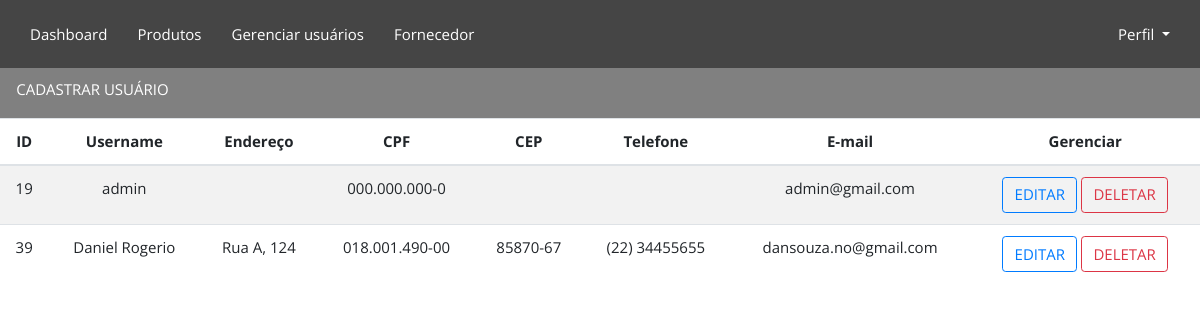
Screenshot of /funcionario/ with the database file from the repository.
### CRUDfuncionario/models.py (models this page shows, shortened)
class Funcionario(AbstractUser):
    idFuncionario = models.AutoField(primary_key=True)
    nivelDeAcesso = models.IntegerField(default=1)
    enderecoFuncionario = models.CharField(max_length=30)
    CPF = CPFField('CPF',default='000.000.000-0')
    CEP = models.CharField(max_length=8)
    telefone = models.CharField(max_length=20)
    funcao = models.CharField(max_length=30)
    username = models.CharField(max_length=30,default='default_username', unique=True,
                                validators=[valida_texto])
    password = models.CharField(max_length=100, default='default_password')
    email = models.EmailField(unique=True, default='daniel@gmail.com',
                              validators = [EmailValidator(message="Insira um endereco de email valído")])

### CRUDfuncionario/views.py (the view)
# urls.py: path('', Funcionarios),
def Funcionarios(request):
    funcionarios = Funcionario.objects.all()
    return render(request, "funcionarios.html", {"funcionarios": funcionarios})

### CRUDfuncionario/templates/funcionarios.html (shortened to what this page needs)
{% extends 'base.html' %}
{% load static %}
{% block content %}
<link rel="stylesheet" href="{% static 'css/crudfuncionario.css' %}">
<div class="retangulo">
    <ul>
        <li>
            <button type="button" class="btn btn-transparent" data-toggle="modal" data-target=".bd-cadastro-modal-lg">
                CADASTRAR USUÁRIO
            </button>
        </li>
    </ul>
</div>
<table class="table table-striped">
    <thead class="thead">
        <tr>
            <th scope="col">ID</th>
            <th scope="col">Username</th>
            <th scope="col">Endereço</th>
            <th scope="col">CPF</th>
            <th scope="col">CEP</th>
            <th scope="col">Telefone</th>
            <th scope="col">E-mail</th>
            <th scope="col">Gerenciar</th>
        </tr>
    </thead>
    <tbody>
        {% for funcionario in funcionarios %}
        <tr>
            <td>{{ funcionario.idFuncionario }}</td>
            <td>{{ funcionario.username }}</td>
            <td>{{ funcionario.enderecoFuncionario }}</td>
            <td>{{ funcionario.CPF }}</td>
            <td>{{ funcionario.CEP }}</td>
            <td>{{ funcionario.telefone }}</td>
            <td>{{ funcionario.email }}</td>
            <td>
                <a href="{% url 'editar_view' funcionario.idFuncionario %}" class="btn btn-outline-primary">EDITAR</a>
                <a href="{% url 'delete_view' funcionario.idFuncionario %}" class="btn btn-outline-danger">DELETAR</a>
            </td>
        </tr>
        {% endfor %}
    </tbody>
</table>
{% endblock %}

### dashboard/Static/css/base.css (style rules this page uses)
* { margin:auto; padding: 0; box-sizing: border-box; font-family: 'Open Sans', sans-serif; font-size: 15px ; }

### CRUDfuncionario/static/css/crudfuncionario.css (style rules this page uses)
* { margin:auto; padding: 0; box-sizing: border-box; font-family: 'Open Sans', sans-serif; font-size: 15px; }
.retangulo ul { height: 50px; background-color: grey; }
.retangulo ul li { display: inline; }
.btn-transparent { margin: 5px; background: transparent; border: none; transition: background .3s; color: white; }
.table thead th, .table tbody td { text-align: center; }
dl, ol, ul { margin-top: 0; margin-bottom: auto; }

### rows the page displays
Funcionario: idFuncionario "19", username "admin", CPF "000.000.000-0", email "admin@gmail.com"
Funcionario: idFuncionario "39", username "Daniel Rogerio", enderecoFuncionario "Rua A, 124", CPF "018.001.490-00", CEP "85870-67", telefone "(22) 34455655", email "dansouza.no@gmail.com"
